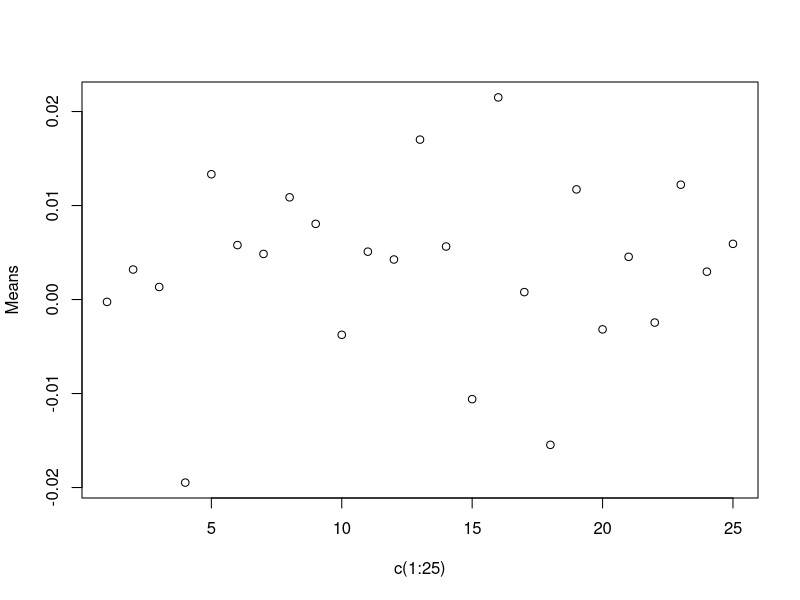
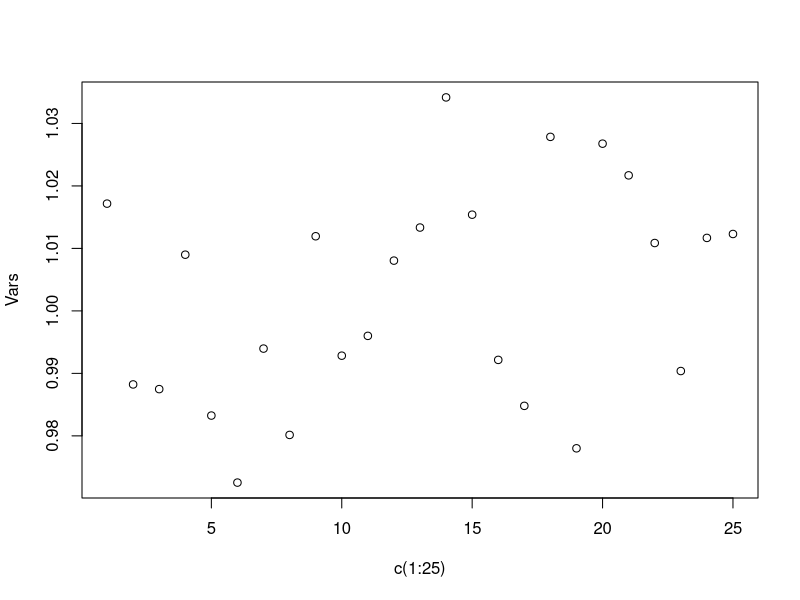

R code for these plots, in order:
Means <- c()
Vars <- c()
i <- 1
for (n in c(1:25)){
  X <- array (runif(10000*n), dim=c(n,10000))
  #def Z_n, Z_n is a function
  myZ <- function(x,n){
    (sum(x)-n/2)*sqrt(12/n)
  }
  #apply is like a for loop
  #apply(array,margin (how it read the array), fun (function to be applied))
  myN <- apply (X,2,myZ,n=n)
  #mean is a generic function
  Means[i] <- mean(myN)
  Vars[i] <- var(myN)
  i <- i+1
}

#here for uniform distribution, see you can not dinstinguish between normal and
#uniform distribution with values mean and variance
plot (x=c(1:25), y=Means)
plot (x=c(1:25), y=Vars)
